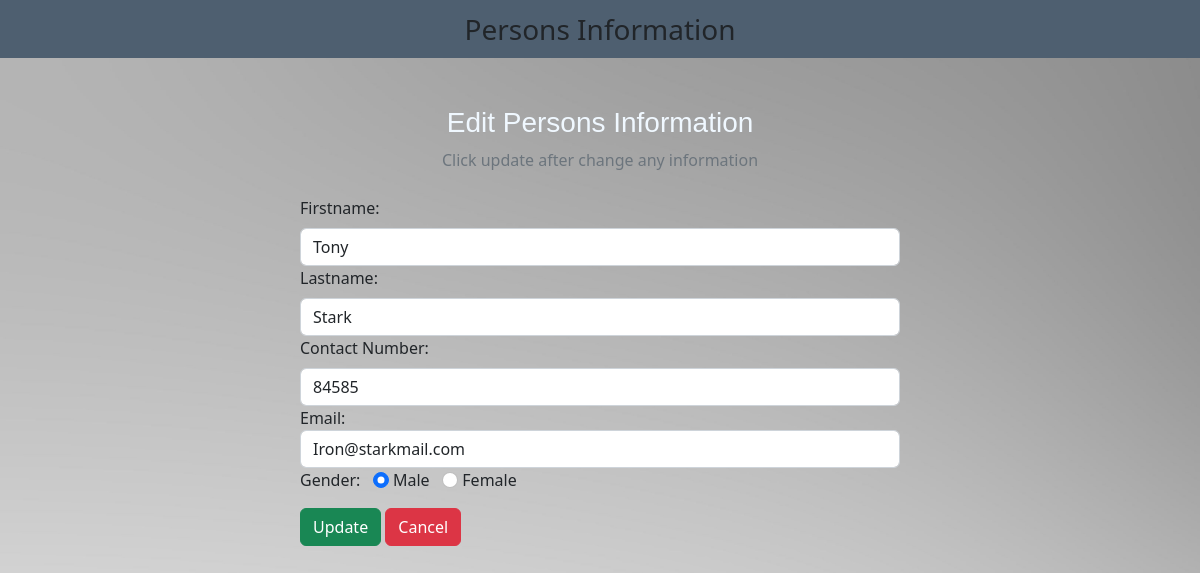
Screenshot of /edit.php?id=8 with the database file from the repository.
### tables this page shows
CREATE TABLE `person` (
  `id` int(255) NOT NULL,
  `Firstname` varchar(255) NOT NULL,
  `Lastname` varchar(255) NOT NULL,
  `Gender` varchar(255) NOT NULL,
  `ContactNumber` int(20) NOT NULL,
  `Email` varchar(255) NOT NULL
);

### edit.php (the view, shortened to what this page needs)
<?php
include "dbconn.php";
$id = $_GET['id'];
?>
<!DOCTYPE html>
<html lang="en">
<head>
    <link rel="stylesheet" href="style.css">
   <link href="https://cdn.jsdelivr.net/npm/bootstrap@5.2.3/dist/css/bootstrap.min.css" rel="stylesheet"
>
   <link rel="stylesheet" href="https://cdnjs.cloudflare.com/ajax/libs/font-awesome/6.4.0/css/all.min.css"
 />
</head>
<body id="bgbody">
     <nav class="navbar navbar-light justify-content-center fs-3 mb-5">
        Persons Information
     </nav>
     <div class="container">
        <div class="text-center mb-4">
            <h3>Edit Persons Information</h3>
            <p class="text-muted">Click update after change any information</p>
        </div>
        <?php
        $sql = "SELECT * FROM `person` WHERE id = $id LIMIT 1";
        $result = mysqli_query($conn, $sql);
        $row = mysqli_fetch_assoc($result);
        ?>
        <div class="container d=flex; justify-content-center">
            <form action="" method="post" style="width:50vw; min-width: 300px">
                <div class="row mb-3">
                    <div class="col">
                    <label for="" class="form-label">Firstname:</label>
                    <input type="text" class="form-control" name="first_name"
                    value="<?php echo $row['Firstname']?>";
                    </div>
                    <div class="col">
                    <label for="" class="form-label">Lastname:</label>
                    <input type="text" class="form-control" name="last_name"
                    value="<?php echo $row['Lastname']?>";
                    </div>
                </div>
                <div class="mb-3">
                <label for="" class="form-label">Contact Number:</label>
                    <input type="tel" class="form-control" name="ContactNumber"
                    value="<?php echo $row['ContactNumber']?>";
                <label for="" class="form-label">Email:</label>
                    <input type="email" class="form-control" name="Email"
                    value="<?php echo $row['Email']?>";
                </div>
                <div class="form-group mb-3">
                    <label for="">Gender:</label> &nbsp;
                    <input type="radio" class="form-check-input" name="gender"
                    id="male" value="male" <?php echo ($row["Gender"] == 'male') ? "checked" : ""; ?>>
                    <label for="male" class="form-input-label">Male</label>
                    <input type="radio" class="form-check-input" name="gender"
                    id="female" value="female" <?php echo ($row["Gender"] == 'female') ? "checked" : ""; ?>>
                    <label for="female" class="form-input-label">Female</label>
                </div>
                <div>
                    <button type="submit" class="btn btn-success" name="submit">Update</button>
                    <a href="index.php" class="btn btn-danger">Cancel</a>
                </div>
            </form>
        </div>
     </div>
</body>
</html>

### style.css (style rules this page uses)
.navbar { background: #4e5f70; }
form { margin-left: auto; margin-right: auto; }
.col { justify-content: center; }
#bgbody { background-image: url('pxfuelw.jpg'); background-repeat: no-repeat; background-attachment: fixed; background-size: cover; }
h3 { text-align: center; color: aliceblue; font-family: Arial, Helvetica, sans-serif; }
a { color:aliceblue; font-family: Arial, Helvetica, sans-serif; }

### rows the page displays
person: first_name "Tony", last_name "Stark", ContactNumber "84585", Email "Iron@starkmail.com", Gender "☑ Male", Gender "☐ Female"
